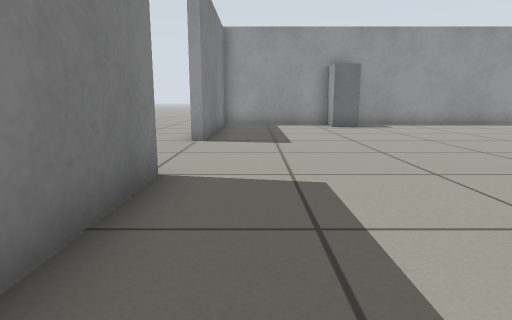
View 1 (above)

16 first-person views from a walk through a world built for the Gazebo simulator. The camera is 0.5 m above the floor, tilts 10° down and sees 75° across. The floor is counted in squares, 0.5 m on a side. Each view is taken from the middle of a square. On the plan, view 1 faces up. The plan holds only what a view shows up to about 12 squares ahead; the rest is blank. Gazebo's built-in surfaces are drawn with simple patterns.

View 2
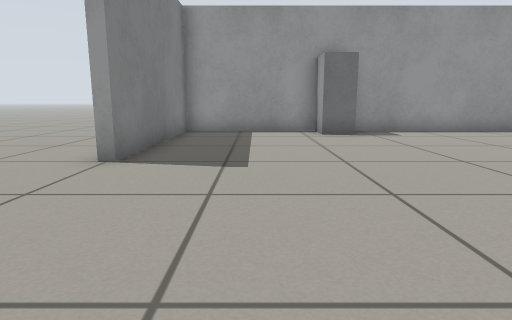

View 3
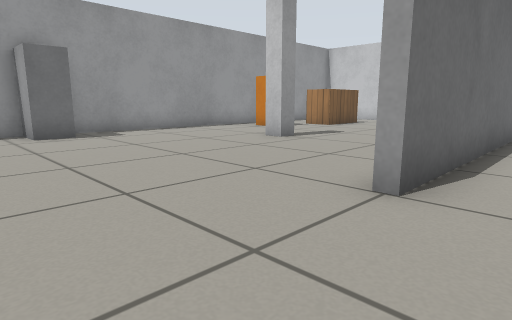

View 4
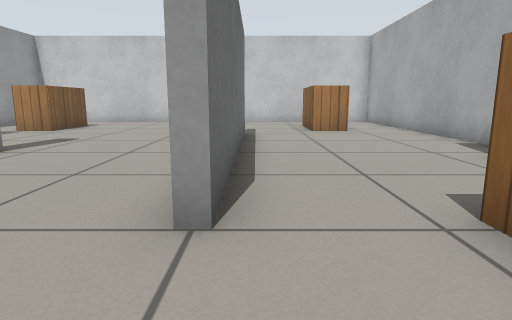

View 5
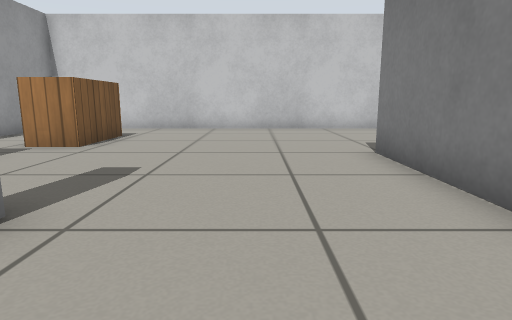

View 6
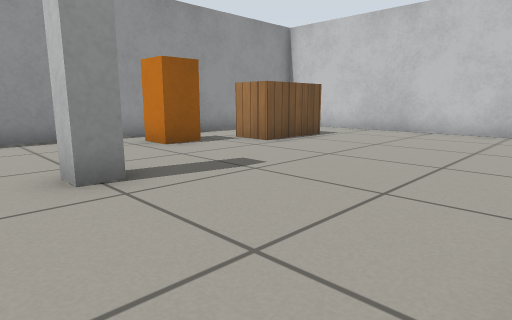

View 7
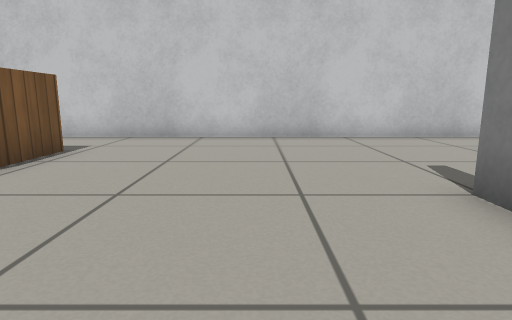

View 8
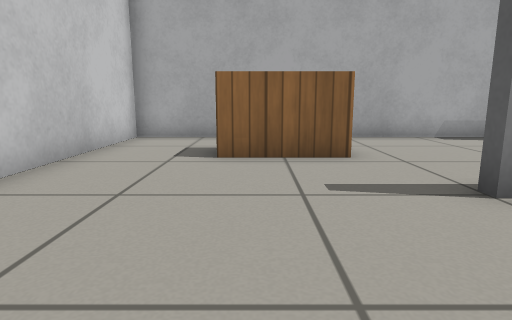

View 9
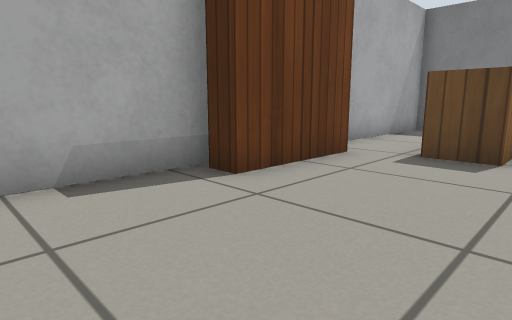

View 10
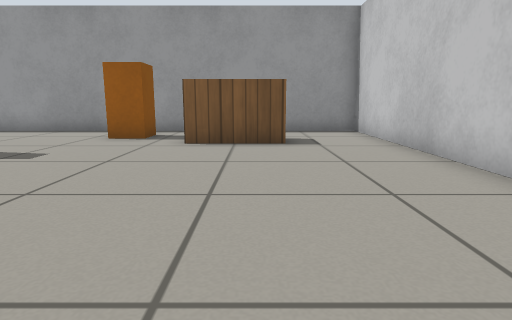

View 11
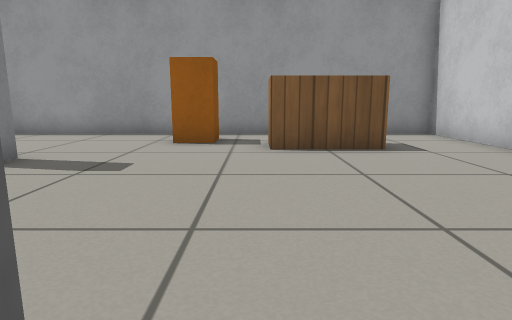

View 12
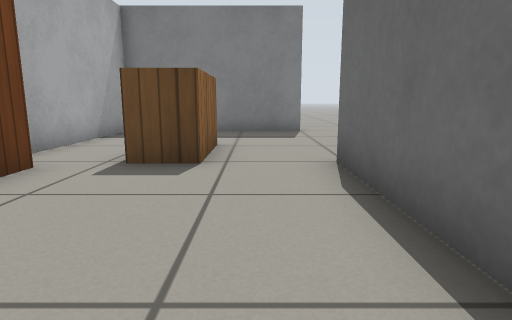

View 13
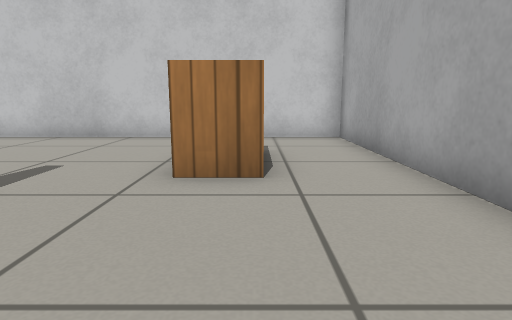

View 14
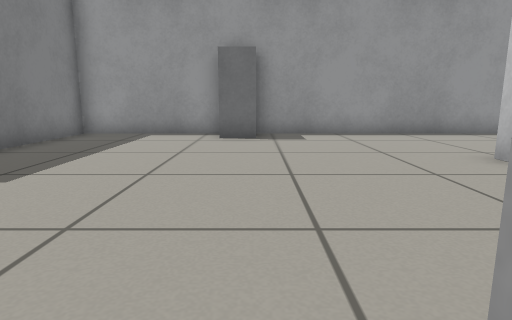

View 15
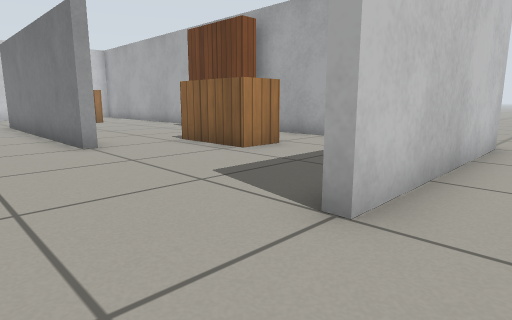

View 16
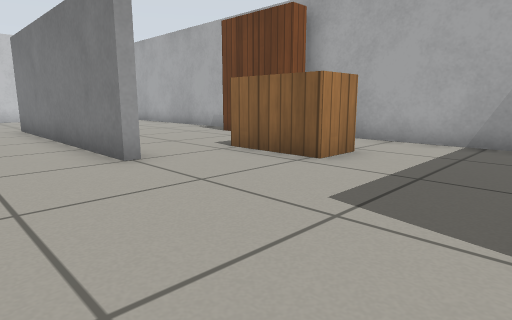

### Floor plan
Points are (right, up) in squares from view 1. A wall is a line through its corners. A room is listed if a view was taken in it or the views show most of it. See-through windows are left out.
Room 1 (views 1, 2, 3, 4, 5, 6, 7, 8, 9, 10, 11, 12, 13, 14, 16)
walls: (12.5, 4.6) (12.5, 4.4) (4.5, 4.4) (4.5, 4.6) (12.5, 4.6); (7.6, -1.4) (18.4, -1.4) (18.4, 14.3) (4.4, 14.3); (5, -1.1) (5, -0.4) (8, -0.4) (8, -1); (2.6, 14.3) (-1.3, 14.3) (-1.3, 8.5); (-1.7, 4.6) (-1.3, 4.6) (-1.3, -1.4) (5.4, -1.4)
ways out: opening at (-1, 6.5) to room 2
objects: wooden box (3, 1) to (4, 2); cabinet (3, 13) to (4, 14); pillar (8, 9) to (9, 10); orange box (11, 12) to (12, 13); wooden box (14, 1) to (15, 2); wooden box (14, 11) to (15, 12)
Room 2 (view 15)
walls: (-1.3, 8.5) (-1.8, 8.5); (-1.7, -1.6) (-1.7, 4.6)
ways out: opening at (-1, 6.5) to room 1; opening at (-1, -3)

Positions as (right, up) in squares from view 1, and headings:
1: (0, 0), facing up
2: (1, 3), facing up
3: (1, 3), facing up-right
4: (2, 4), facing right
5: (6, 7), facing right
6: (7, 5), facing up-right
7: (9, 7), facing right
8: (15, 8), facing down
9: (11, 3), facing down-left
10: (15, 3), facing up
11: (13, 4), facing up
12: (10, 3), facing left
13: (9, 1), facing right
14: (4, 4), facing up
15: (-3, 7), facing down-right
16: (-1, 7), facing down-right
